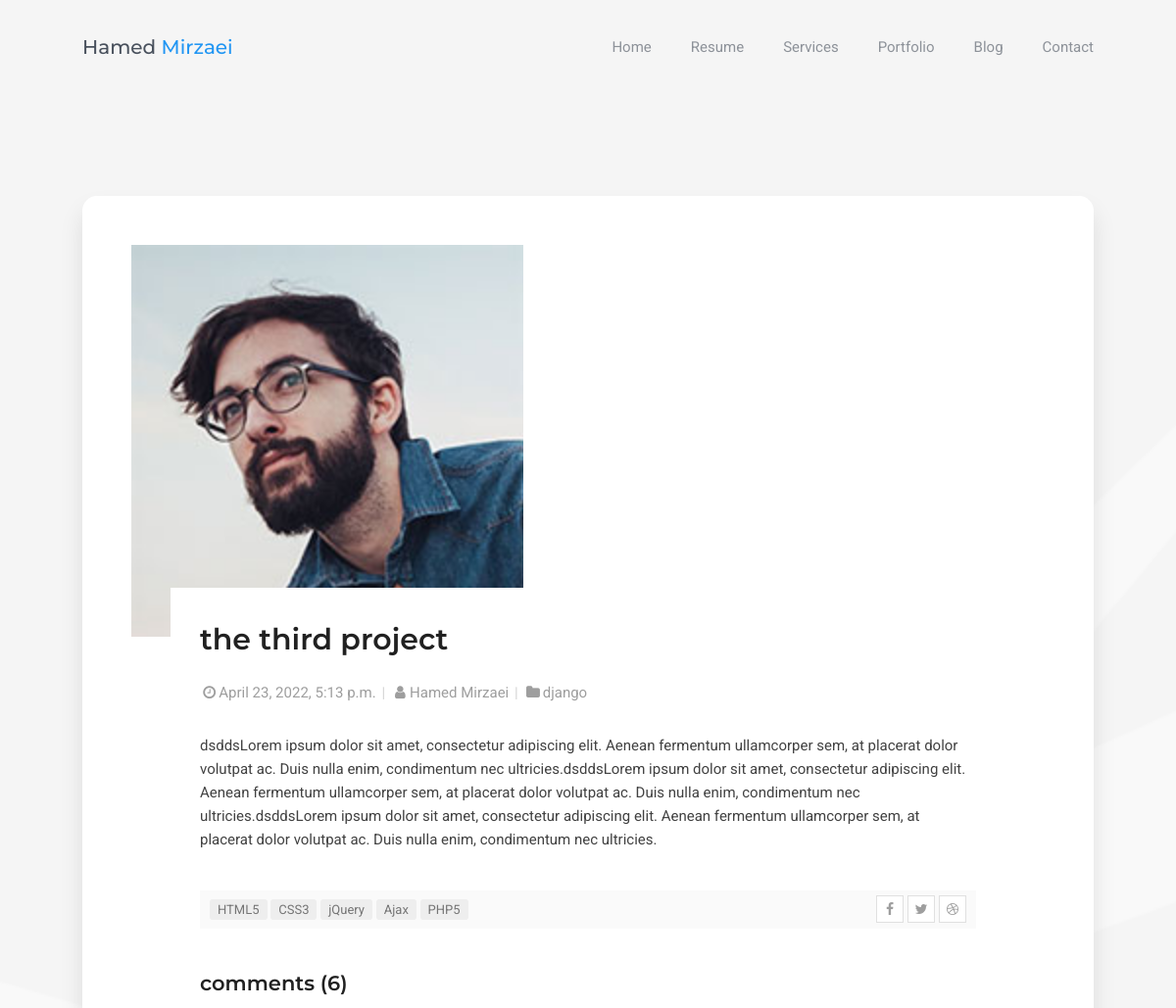
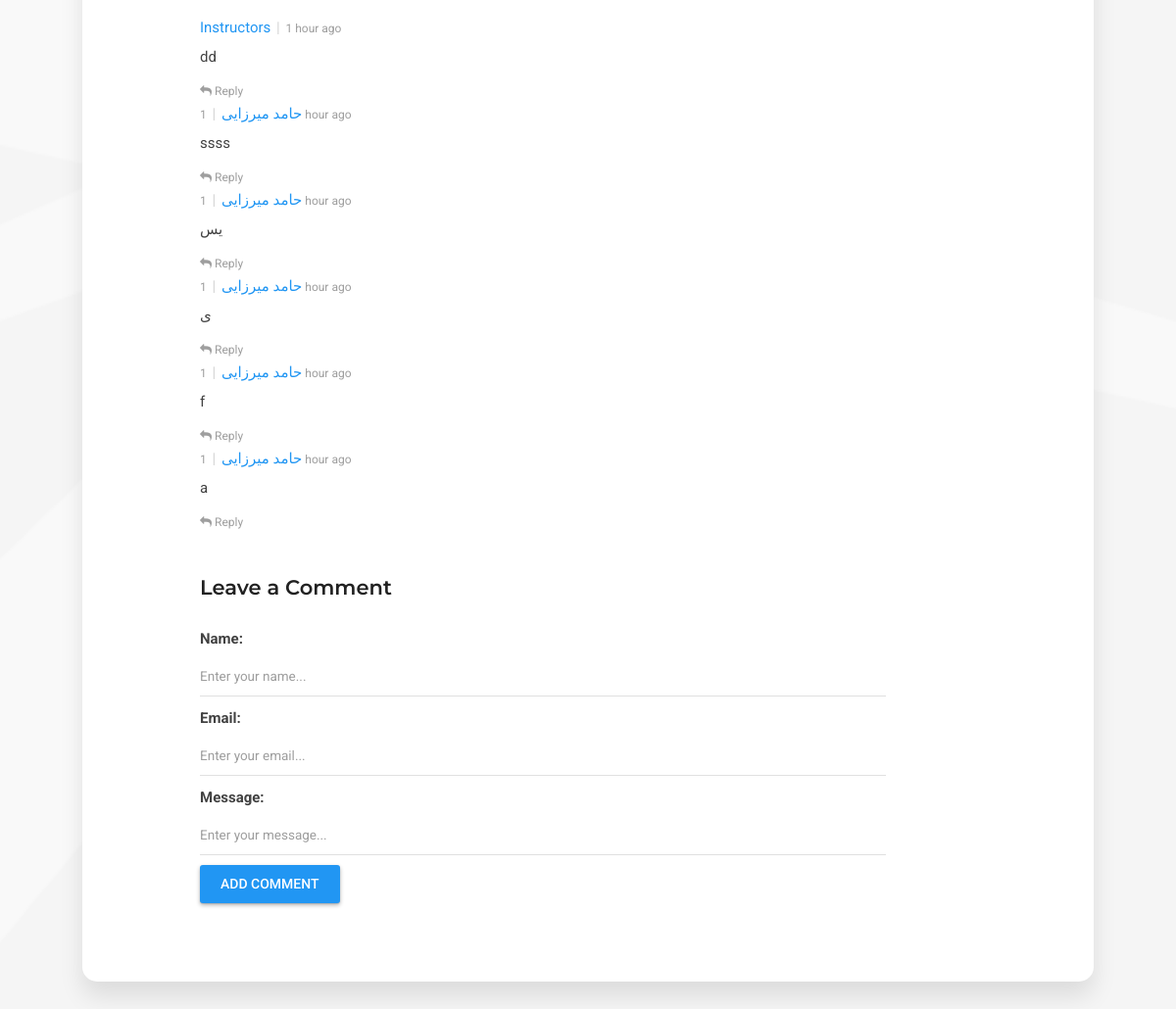
The app's page /portfolio/detail/2022/4/23/third-project/ with its own data (2 pictures, top to bottom).
### project/models.py (models this page shows, shortened)
class Project(models.Model):
    title = models.CharField(max_length=300)
    slug = models.SlugField(max_length=250, unique_for_date='created_on')
    body = models.TextField(blank=True, null=True)
    image = models.ImageField(upload_to='images/')
    created_on = models.DateTimeField(auto_now_add=True)
    last_modified = models.DateTimeField(auto_now=True)
    active = models.BooleanField(default=True)
    category = models.ForeignKey('CategoryProject', related_name='projects', on_delete=models.CASCADE)
    objects = models.Manager()  # The default manager.
    published = PublishedManager()  # Our custom manager.
    class Meta:
        ordering = ('-last_modified', )

class CategoryProject(models.Model):
    name = models.CharField(max_length=50)
    created_on = models.DateTimeField(auto_now_add=True)
    last_modified = models.DateTimeField(auto_now=True)
    class Meta:
        ordering = ('-last_modified', )

class Comment(models.Model):
    name = models.CharField(max_length=100)
    email = models.EmailField(max_length=200, blank=True)
    body = models.TextField()
    created_on = models.DateTimeField(auto_now_add=True)
    project = models.ForeignKey('Project', on_delete=models.CASCADE, related_name='comments')
    active = models.BooleanField(default=True)
    objects = models.Manager()  # The default manager.
    published = PublishedManager()  # Our custom manager.
    class Meta:
        ordering = ('-created_on', )

### project/views.py (the view, shortened to what this page needs)
# urls.py: path('detail/<int:year>/<int:month>/<int:day>/<slug:slug>/', views.ProjectDetailView.as_view(),
class ProjectDetailView(View):
    def get(self, request, *args, **kwargs):
        view = ProjectDisplay.as_view()
        return view(request, *args, **kwargs)

### project/forms.py (shortened to what this page needs)
class CommentForm(forms.ModelForm):
    class Meta:
        model = Comment
        fields = ['name', 'email', 'body']
        labels = {
            'body': 'Message',
        }
        widgets = {
            'name': forms.TextInput(attrs={'class': 'form-control', 'placeholder': 'Enter your name...'}),
            'email': forms.TextInput(attrs={'class': 'form-control', 'placeholder': 'Enter your email...'}),
            'body': forms.TextInput(attrs={'class': 'form-control', 'placeholder': 'Enter your message...'})
        }
    def __init__(self, *args, **kwargs):
        self.request = kwargs.pop('request', None)
        super(CommentForm, self).__init__(*args, **kwargs)

### project/views.py (called while the page is built)
    def get_context_data(self, **kwargs):
        context = super().get_context_data(**kwargs)
        context['form'] = CommentForm()
        return context

### project/templates/project/project_detail.html (shortened to what this page needs)
{% extends 'base.html' %}
{% load static %}
{% block content %}
        <div class="single-page-content">
          <div class="content-area">
            <div class="page-content">
              <div class="blog-post-main-image">
                  <img src="{{ project.image.url }}" class="post-image img-responsive"  style="min-height: 400px; min-width: 400px;">
              </div>
              <div class="blog-post-content">
                <h1>{{ project.title }}</h1>
                <div class="entry-meta">
                  <span class="date"><a href="#"><i class="fa fa-fw fa-clock-o"></i>{{ project.created_on }}</a></span>
                  <span class="divider">|</span>
                  <span class="autor"><a href="#"><i class="fa fa-fw fa-user"></i>Hamed Mirzaei</a></span>
                  <span class="divider">|</span>
                  <span class="category"><a href="#"><i class="fa fa-fw fa-folder"></i>{{ project.category.name }}</a></span>
                </div>
                  <p>{{ project.body }}</p>
                <div class="entry-meta entry-tags-share">
                  <div class="btn-group share-buttons pull-right hidden-xs">
                    <a href="#" target="_blank" class="btn"><i class="fa fa-facebook"></i> </a>
                    <a href="#" target="_blank" class="btn"><i class="fa fa-twitter"></i> </a>
                    <a href="#" target="_blank" class="btn"><i class="fa fa-dribbble"></i> </a>
                  </div>
                  <ul class="tags">
                    <li><a>HTML5</a></li>
                    <li><a>CSS3</a></li>
                    <li><a>jQuery</a></li>
                    <li><a>Ajax</a></li>
                    <li><a>PHP5</a></li>
                  </ul>
                </div>
                <div class="post-comments">
                  <div class="block-title">
                    <h3>comment{{ project.comments.count|pluralize }} ({{ project.comments.count }})</h3>
                  </div>
                  <div class="media">
                      <div class="media-body">
                          {% for comment in project.comments.all %}
                          <div class="media-heading">
                              <a href="#">{{ comment.name }}</a> <span class="divider">|</span> <span class="light-gray">1 hour ago</span>
                          </div>
                          <p>{{ comment.body }}</p>
                          <div class="media-footer">
                              <a href="#"><i class="fa fa-reply"></i> Reply</a>
                          </div>
                          {% endfor %}
                      </div>
                  </div>
                </div>
                <div class="post-comment-add">
                    <div class="block-title">
                      <h3>Leave a Comment</h3>
                    </div>
                    <form class="form-add-comment" action="" method="post">
                        {{ form.as_p }}
                        <button class="button" type="submit">Add comment</button>
                    </form>
                </div>
              </div>
            </div>
          </div>
        </div>
      </div>
{% endblock %}

### static/css/main.css (style rules this page uses)
html { position: relative; height: 100%; width: 100%; }
body { position: relative; font-family: 'Roboto', Helvetica, sans-serif; color: #424242; margin: 0; height: 100%; width: 100%; font-size: 15px; line-height: 1.6em; background-color: #f5f5f5; overflow-x: hidden; overflow-y: auto; background-image: url(../images/main_bg.png); background-size: cover; -webkit-background-size: cover; background-attachment: fixed; background-position: center center; background-repeat: no-repeat; }
a { color: #2196F3; text-decoration: none; outline: none; -webkit-transition: all 0.3s ease-in-out; -moz-transition: all 0.3s ease-in-out; -o-transition: all 0.3s ease-in-out; -ms-transition: all 0.3s ease-in-out; transition: all 0.3s ease-in-out; }
h1, h2, h3, h4, h5, h6 { color: #212121; font-family: 'Montserrat', Helvetica, sans-serif; font-weight: 600; line-height: 1.5em; margin-top: 0; margin-bottom: 10px; }
p { font-size: 15px; margin: 0 0 10px; font-weight: 400; }
img { vertical-align: bottom; max-width: 100%; height: auto; border: 0; -ms-interpolation-mode: bicubic; }
.form-control, .form-control:focus { height: 42px; }
.form-control, .form-control:focus, .has-error .form-control, .has-error .form-control:focus { position: relative; border: 0; border-bottom: 1px solid #e0e0e0; border-radius: 0; display: block; font-size: 0.9em; margin: 0; padding: 10px 0 10px 0; width: 100%; background: transparent; text-align: left; color: inherit; -webkit-box-shadow: none; -moz-box-shadow: none; box-shadow: none; outline: none; font-family: 'Roboto', Helvetica, sans-serif; }
.btn-primary, .btn-secondary, button, input[type="button"], input[type="submit"] { text-transform: uppercase; font-family: inherit; font-size: 14px; font-weight: 500; line-height: 2.8; padding: 0 1.5em; outline: none; border: 0; border-radius: 3px; }
.btn-primary, .btn-primary:hover, .btn-primary:focus, button, input[type="button"], input[type="submit"] { background-color: #2196F3; color: #fff; border: 0; box-shadow: 0 1px 1px rgba(0,0,0,0.1), 0 2px 4px rgba(0,0,0,0.3); }
.page-content { padding: 30px 50px 50px; }
.block-title h3 { font-size: 21px; margin: 5px 0 25px; }
.share-buttons { margin: 25px 0 0; }
.share-buttons a { display: inline-block; margin: 0 5px 0 0; padding: 0; width: 28px; height: 28px; color: #9e9e9e; background-color: #fff; border: 1px solid #e0e0e0; border-radius: 0; text-align: center; }
.share-buttons a:last-child { margin-right: 0; }
.share-buttons a i { font-size: 14px; line-height: 26px; }
.tags { list-style: none; margin: 0; padding: 0; }
.tags li { display: inline-block; margin: 2px 0; }
.tags li a { font-size: 13px; color: #757575; padding: 3px 8px; background-color: #eee; border-radius: 3px; }
.single-page-content { position: relative; width: 100%; margin: 0 auto 50px; padding-top: 100px; z-index: 1; }
.single-page-content .content-area { position: relative; background-color: #fff; overflow: hidden; max-width: 1032px; margin: 0 auto; border-radius: 15px; -webkit-box-shadow: 0px 15px 25px 0px rgba(0,0,0,0.1); -moz-box-shadow: 0px 15px 25px 0px rgba(0,0,0,0.1); box-shadow: 0px 15px 25px 0px rgba(0,0,0,0.1); }
.single-page-content .content-area .page-content { padding: 50px; }
.blog-post-content { position: relative; background-color: #fff; padding: 30px; margin: -50px 40px 0; }
.blog-post-content .block-title { margin: 40px 0 10px; }
.entry-meta { color: #9e9e9e; margin: 20px 0 30px; }
.entry-meta a { color: #9e9e9e; }
.entry-meta.entry-tags-share { display: inline-block; width: 100%; background-color: #fafafa; padding: 5px 10px; margin: 30px 0 0; }
.entry-meta.entry-tags-share .share-buttons { display: inline-block; margin: 0; }
.blog-post-content .post-comment-add { max-width: 700px; }
.blog-post-content .post-comments .media { margin-top: 30px; }
.blog-post-content .post-comments > .media { margin-top: 0; }
.post-comments .media-footer, .post-comments .media-footer a { display: inline-block; color: #9e9e9e; font-size: 12px; line-height: 1em; }
.blog-post-content .divider { color: #d3d3d3; margin: 0 2px; min-width: 5px; }
.post-comments .light-gray { color: #9e9e9e; font-size: 12px; }

### records on screen
Project: image (picture), title "the third project", created_on "April 23, 2022, 5:13 p.m.", category.name "django", body "dsddsLorem ipsum dolor sit amet, consectetur adipiscing elit. Aenean fermentum ullamcorper sem, at placerat dolor volutpat ac. Duis nulla enim, condimentum nec ultricies.dsddsLorem ipsum dolor sit amet, consectetur adipiscing elit. Aenean fermentum ullamcorper sem, at placerat dolor volutpat ac. Duis nulla enim, condimentum nec ultricies.dsddsLorem ipsum dolor sit amet, consectetur adipiscing elit. Aenean fermentum ullamcorper sem, at placerat dolor volutpat ac. Duis nulla enim, condimentum nec ultricies.", comments.count "6"
Comment: name "Instructors", body "dd"
Comment: name "حامد میرزایی", body "ssss"
Comment: name "حامد میرزایی", body "یس"
Comment: name "حامد میرزایی", body "ی"
Comment: name "حامد میرزایی", body "f"
Comment: name "حامد میرزایی", body "a"
